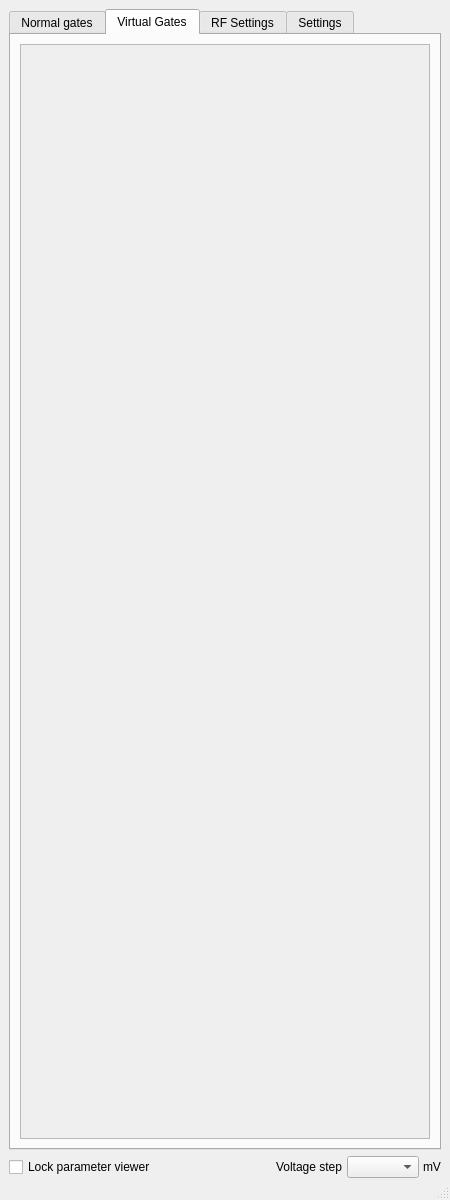
<?xml version="1.0" encoding="UTF-8"?>
<ui version="4.0">
 <class>MainWindow</class>
 <widget class="QMainWindow" name="MainWindow">
  <property name="geometry">
   <rect>
    <x>0</x>
    <y>0</y>
    <width>450</width>
    <height>1200</height>
   </rect>
  </property>
  <property name="windowTitle">
   <string>MainWindow</string>
  </property>
  <widget class="QWidget" name="centralwidget">
   <layout class="QGridLayout" name="gridLayout">
	<property name="bottomMargin">
	 <number>0</number>
	</property>
    <item row="0" column="0">
     <widget class="QTabWidget" name="tab_menu">
      <property name="currentIndex">
       <number>1</number>
      </property>
      <widget class="QWidget" name="realgates">
       <attribute name="title">
        <string>Normal gates</string>
       </attribute>
       <layout class="QGridLayout" name="gridLayout_7">
        <item row="0" column="0">
         <widget class="QScrollArea" name="scrollArea">
          <property name="widgetResizable">
           <bool>true</bool>
          </property>
          <widget class="QWidget" name="scrollAreaWidgetContents">
           <property name="geometry">
            <rect>
             <x>0</x>
             <y>0</y>
             <width>756</width>
             <height>495</height>
            </rect>
           </property>
           <layout class="QGridLayout" name="gridLayout_6">
            <item row="0" column="0">
             <layout class="QGridLayout" name="layout_real">
               <property name="spacing">
                <number>2</number>
               </property>
			 </layout>
            </item>
           </layout>
          </widget>
         </widget>
        </item>
       </layout>
      </widget>
      <widget class="QWidget" name="virtualgates">
       <attribute name="title">
        <string>Virtual Gates</string>
       </attribute>
       <layout class="QGridLayout" name="gridLayout_5">
        <item row="1" column="0">
         <widget class="QScrollArea" name="scrollArea_2">
          <property name="widgetResizable">
           <bool>true</bool>
          </property>
          <widget class="QWidget" name="scrollAreaWidgetContents_2">
           <property name="geometry">
            <rect>
             <x>0</x>
             <y>0</y>
             <width>756</width>
             <height>495</height>
            </rect>
           </property>
           <layout class="QGridLayout" name="gridLayout_4">
            <item row="0" column="0">
             <layout class="QGridLayout" name="layout_virtual">
               <property name="spacing">
                <number>2</number>
               </property>
             </layout>
            </item>
           </layout>
          </widget>
         </widget>
		</item>
       </layout>
      </widget>
      <widget class="QWidget" name="RFsettings">
       <attribute name="title">
        <string>RF Settings</string>
       </attribute>
       <widget class="QWidget" name="layoutWidget">
        <property name="geometry">
         <rect>
          <x>10</x>
          <y>10</y>
          <width>761</width>
          <height>501</height>
         </rect>
        </property>
        <layout class="QGridLayout" name="layout_RF"/>
       </widget>
      </widget>
      <widget class="QWidget" name="settings">
       <attribute name="title">
        <string>Settings</string>
       </attribute>
       <layout class="QGridLayout" name="gridLayout_3">
       </layout>
      </widget>
     </widget>
    </item>
    <item row="1" column="0">
     <layout class="QHBoxLayout" name="horizontalLayout_2">
      <property name="spacing">
       <number>4</number>
      </property>
	  <property name="bottomMargin">
	   <number>0</number>
	  </property>
	  <item>
	   <widget class="QCheckBox" name="lock">
		<property name="text">
		 <string>Lock parameter viewer</string>
		</property>
	   </widget>
	  </item>
      <item>
       <spacer name="horizontalSpacer">
        <property name="orientation">
         <enum>Qt::Horizontal</enum>
        </property>
        <property name="sizeHint" stdset="0">
         <size>
          <width>40</width>
          <height>20</height>
         </size>
        </property>
       </spacer>
      </item>
      <item>
       <widget class="QLabel" name="label">
        <property name="text">
         <string>Voltage step</string>
        </property>
       </widget>
      </item>
      <item>
        <widget class="QComboBox" name="step_size">
         <property name="enabled">
          <bool>true</bool>
         </property>
        </widget>
      </item>
      <item>
       <widget class="QLabel" name="label_2">
        <property name="text">
         <string>mV</string>
        </property>
       </widget>
      </item>
     </layout>
    </item>
   </layout>
  </widget>
  <widget class="QMenuBar" name="menubar">
   <property name="geometry">
    <rect>
     <x>0</x>
     <y>0</y>
     <width>800</width>
     <height>21</height>
    </rect>
   </property>
  </widget>
  <widget class="QStatusBar" name="statusbar"/>
 </widget>
 <resources/>
 <connections/>
</ui>
